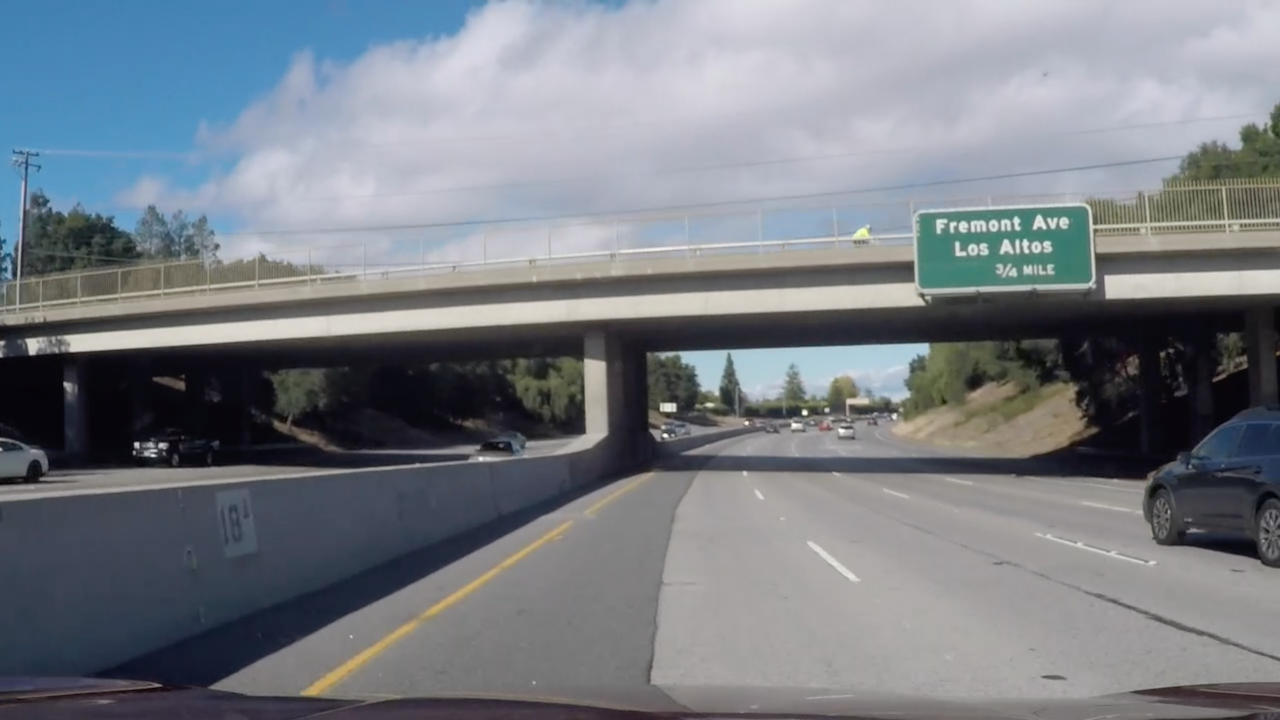
#> input picture v24_11_29/images/curve_lines1.jpg, 1280 x 720 px, given in place of project_video.mp4, which was not available
$ jupyter execute _04_video_v2.ipynb   (older library calls are emulated)   (text cells are left out)
#> lines starting #> are read from the running program, lines starting #| are printed output that depends on the picture; after the words box and inside, x2 and y2 are one past the last pixel; in counts of white or black regions, pixels touching at a corner belong together; pictures that were not available may be replaced by others from this repository, and a replacement may not be noted
[cell 1]
import cv2
import numpy as np
import pickle
import matplotlib.pyplot as plt

calibration_data = pickle.load(open('calibration_data.p','rb'))
#> (reads v24_11_29/calibration_data.p from the repository)

matrix = calibration_data['camera_matrix']
dist_coef = calibration_data['distortion_coefficient']

source_points = [(580, 460), (205, 720), (1110, 720), (703, 460)]
dest_points = [(320, 0), (320, 720), (960, 720), (960, 0)]

warp_matrix = cv2.getPerspectiveTransform(np.float32(source_points), np.float32(dest_points))
inv_warp_matrix = cv2.getPerspectiveTransform(np.float32(dest_points), np.float32(source_points))

p = { 'sat_thresh': 120, 'light_thresh': 40, 'light_thresh_agr': 205,
      'grad_thresh': (0.7, 1.4), 'mag_thresh': 40, 'x_thresh': 20 }

sat_thresh = 120
light_thresh = 40
light_thresh_agr = 205
grad_min = 0.7; grad_max = 1.4
mag_thresh = 40
x_thresh = 20

def birdeye_sky_view(ground_image):
    temp_image = cv2.undistort(ground_image, matrix, dist_coef, None, matrix)
    shape = (temp_image.shape[1] ,temp_image.shape[0]) # (width,height)
    # 위쪽에 이미 구해놓았음
    # warp_matrix = cv2.getPerspectiveTransform(np.float32(source_points), np.float32(dest_points))
    warp_image = cv2.warpPerspective(temp_image, warp_matrix, shape, flags=cv2.INTER_LINEAR)

    return warp_image

def apply_color_mask(img_hls):
    img_l = img_hls[:, :, 1]
    img_s = img_hls[:, :, 2]
    color_cond1 = (img_s > sat_thresh) & (img_l > light_thresh)
    color_cond2 = img_l > light_thresh_agr
    b = np.zeros_like(img_s)
    b[(color_cond1 | color_cond2)] = 1
    return b

def scale_abs(x, m=255):
    x = np.absolute(x)
    x = np.uint8(m * x / np.max(x))
    return x

def roi(gray, mn = 125, mx = 1200):
  m = np.copy(gray) + 1
  m[:, :mn] = 0
  m[:, mx:] = 0
  return m

# [11 lines of commented-out code are left out]

def apply_sobel_mask(img_hls):
    img_l = img_hls[:, :, 1]
    img_s = img_hls[:, :, 2]
    img_z = np.zeros_like(img_s)
    lx = cv2.Sobel(img_l, cv2.CV_64F, 1, 0, ksize = 5)
    ly = cv2.Sobel(img_l, cv2.CV_64F, 0, 1, ksize = 5)
    gradl = np.arctan2(np.absolute(ly), np.absolute(lx))
    l_mag = np.sqrt(lx**2 + ly**2)
    slm, slx, sly = scale_abs(l_mag), scale_abs(lx), scale_abs(ly)
    b = np.zeros_like(img_s)
    sobel_cond1 = slm > mag_thresh
    sobel_cond2 = slx > x_thresh
    sobel_cond3 = (gradl > grad_min) & (gradl < grad_max)
    b[(sobel_cond1 & sobel_cond2 & sobel_cond3)] = 1
    return b

def sobel_breakdown(img): #RGB
    img_hls = cv2.cvtColor(img, cv2.COLOR_RGB2HLS)
    img_l = img_hls[:, :, 1]
    img_s = img_hls[:, :, 2]
    img_z = np.zeros_like(img_s)
    lx = cv2.Sobel(img_l, cv2.CV_64F, 1, 0, ksize = 5)
    ly = cv2.Sobel(img_l, cv2.CV_64F, 0, 1, ksize = 5)
    gradl = np.arctan2(np.absolute(ly), np.absolute(lx))
    l_mag = np.sqrt(lx**2 + ly**2)
    slm, slx, sly = scale_abs(l_mag), scale_abs(lx), scale_abs(ly)
    sobel_cond1 = slm > mag_thresh
    sobel_cond2 = slx > x_thresh
    sobel_cond3 = (gradl > grad_min) & (gradl < grad_max)
    b1, b2, b3 = img_z.copy(), img_z.copy(), img_z.copy()
    b1[(sobel_cond1)] = 255
    b2[(sobel_cond2)] = 255
    b3[(sobel_cond3)] = 255
    return np.dstack((b1, b2,b3))

def color_breakdown(rgb_image):
    img_hls = cv2.cvtColor(rgb_image, cv2.COLOR_RGB2HLS)
    img_l = img_hls[:, :, 1]
    img_s = img_hls[:, :, 2]
    img_z = np.zeros_like(img_s)
    color_cond1 = (img_s > sat_thresh) & (img_l > light_thresh)
    color_cond2 = img_l > light_thresh_agr
    b1, b2 = img_z.copy(), img_z.copy()
    b1[(color_cond1)] = 255
    b2[(color_cond2)] = 255
    return np.dstack((b1, b2, img_z))

def lane_filter_apply(rgb_image):
    img_hls = cv2.cvtColor(rgb_image, cv2.COLOR_BGR2HLS)
    color_img = apply_color_mask(img_hls)
    sobel_img = apply_sobel_mask(img_hls)
    filtered_img = cv2.bitwise_or(sobel_img, color_img)
    return filtered_img

#여기부터는 curve fit 용

def next_y(w, h=720, window_height=80):
  y_lo = h - (w + 1) * window_height
  y_hi = h - w * window_height
  return y_lo, y_hi

def next_x(current ,margin=100):
  x_left = current - margin
  x_right = current + margin
  return x_left, x_right

def next_midx(current, all_pixels_x, pixel_indices, min_pix=50):
    if len(pixel_indices) > min_pix:
      current = int(np.mean(all_pixels_x[pixel_indices]))
    return current

def indices_within_boundary(all_pixels_x, all_pixels_y, y_lo, y_hi, x_left, x_right):
  cond1 = all_pixels_y >= y_lo
  cond2 = all_pixels_y < y_hi
  cond3 = all_pixels_x >= x_left
  cond4 = all_pixels_x < x_right
  return (cond1 & cond2 & cond3 & cond4 ).nonzero()[0]

def get_real_curvature(xs, ys, xm_per_pix=(3.7/700), ym_per_pix=(30/720)):
    return np.polyfit(ys * ym_per_pix, xs * xm_per_pix, 2)

def radius_of_curvature(y, f):
    return ((1 + (2 * f[0] * y + f[1])**2)**(1.5)) / np.absolute(2 * f[0])

def pixel_locations(all_pixels_x, all_pixels_y, indices):
    return all_pixels_x[indices], all_pixels_y[indices]

def curves_fit(binary):
  number_of_windows = 9
  margin = 100
  minimum_pixels = 50
  ym_per_pix = 30 / 720
  xm_per_pix = 3.7 / 700
  glo_left_pixels_indices, glo_right_pixels_indices = [], []
  left_pixels_x, left_pixels_y = None, None
  right_pixels_x, right_pixels_y = None, None
  left_fit_curve_pix, right_fit_curve_pix = None, None
  left_fit_curve_f, right_fit_curve_f = None, None
  left_radius, right_radius = None, None
  vehicle_position, vehicle_position_words = None, None
  result = {}

  # store details
  out_img = np.dstack((binary, binary, binary)) * 255
  h, w = binary.shape[0], binary.shape[1]
  mid = h/2
  window_height = int(h / number_of_windows)
  all_pixels_x = np.array(binary.nonzero()[1])
  all_pixels_y = np.array(binary.nonzero()[0])

  # start : w 각 세로라인별 합을 구해서 그값이 가장 큰 세로줄을 시작으로 (좌/우 구분해서)
  hist = np.sum(binary[int(h / 2):, :], axis = 0)
  mid = int(hist.shape[0] / 2)
  mid_leftx = np.argmax(hist[:mid])
  mid_rightx = np.argmax(hist[mid:]) + mid

  left_pixels_indices, right_pixels_indices = [], []
  x, y = [None, None, None, None], [None, None]

  for w in range(number_of_windows):
    y[0], y[1] = next_y(w)
    x[0], x[1] = next_x(mid_leftx)
    x[2], x[3] = next_x(mid_rightx)

    cv2.rectangle(out_img, (x[0], y[0]), (x[1], y[1]), (255, 0, 0), thickness=4)
    cv2.rectangle(out_img, (x[2], y[0]), (x[3], y[1]), (0, 255, 0), thickness=4)

    curr_left_pixels_indices = indices_within_boundary(all_pixels_x, all_pixels_y, y[0], y[1], x[0], x[1])
    curr_right_pixels_indices = indices_within_boundary(all_pixels_x, all_pixels_y,y[0], y[1], x[2], x[3])

    left_pixels_indices.append(curr_left_pixels_indices)
    right_pixels_indices.append(curr_right_pixels_indices)

    mid_leftx = next_midx(mid_leftx, all_pixels_x, curr_left_pixels_indices)
    mid_rightx = next_midx(mid_rightx, all_pixels_x, curr_right_pixels_indices)

  glo_left_pixels_indices = np.concatenate(left_pixels_indices)
  glo_right_pixels_indices = np.concatenate(right_pixels_indices)

  left_pixels_x, left_pixels_y = pixel_locations(all_pixels_x, all_pixels_y, glo_left_pixels_indices)
  right_pixels_x, right_pixels_y = pixel_locations(all_pixels_x, all_pixels_y, glo_right_pixels_indices)

  left_fit_curve_f = get_real_curvature(left_pixels_x, left_pixels_y)
  right_fit_curve_f = get_real_curvature(right_pixels_x, right_pixels_y)

  left_radius = radius_of_curvature(h * ym_per_pix, left_fit_curve_f)
  right_radius = radius_of_curvature(h *  ym_per_pix, right_fit_curve_f)

  #plot
  out_img[left_pixels_y, left_pixels_x] = [255, 0, 255]
  out_img[right_pixels_y, right_pixels_x] = [0, 255, 255]

  left_fit_curve_pix = np.polyfit(left_pixels_y, left_pixels_x, 2)
  right_fit_curve_pix = np.polyfit(right_pixels_y, right_pixels_x, 2)

  kl, kr = left_fit_curve_pix, right_fit_curve_pix
  ys = np.linspace(0, h - 1, h)

  left_xs = kl[0] * (ys**2) + kl[1] * ys + kl[2]
  right_xs = kr[0] * (ys**2) + kr[1] * ys + kr[2]

  xls, xrs, ys = left_xs.astype(np.uint32), right_xs.astype(np.uint32), ys.astype(np.uint32)

  t=4
  for xl, xr, y in zip(xls, xrs, ys):
      cv2.line(out_img, (xl - t, y), (xl + t, y), (255, 255, 0), int(t / 2))
      cv2.line(out_img, (xr - t, y), (xr + t, y), (0, 0, 255), int(t / 2))

  #update_vehicle_position
  y = h
  mid = w / 2
  kl, kr = left_fit_curve_pix, right_fit_curve_pix
  xl = kl[0] * (y**2) + kl[1]* y + kl[2]
  xr = kr[0] * (y**2) + kr[1]* y + kr[2]
  pix_pos = xl + (xr - xl) / 2
  vehicle_position = (pix_pos - mid) * xm_per_pix

  if vehicle_position < 0:
    vehicle_position_words = str(np.absolute(np.round(vehicle_position, 2))) + " m left of center"
  elif vehicle_position > 0:
    vehicle_position_words = str(np.absolute(np.round(vehicle_position, 2))) + " m right of center"
  else:
    vehicle_position_words = "at the center"


  result = {
    'image': out_img,
    'left_radius': left_radius,
    'right_radius': right_radius,
    'real_left_best_fit_curve': left_fit_curve_f,
    'real_right_best_fit_curve': right_fit_curve_f,
    'pixel_left_best_fit_curve': left_fit_curve_pix,
    'pixel_right_best_fit_curve': right_fit_curve_pix,
    'vehicle_position': vehicle_position,
    'vehicle_position_words': vehicle_position_words
  }
  return result

def project_image(ground_image, sky_lane, left_fit, right_fit, color = (0, 255, 0)):
    z = np.zeros_like(sky_lane)
    sky_lane = np.dstack((z, z, z))

    kl, kr = left_fit, right_fit
    h = sky_lane.shape[0]
    ys = np.linspace(0, h - 1, h)
    lxs = kl[0] * (ys**2) + kl[1]* ys +  kl[2]
    rxs = kr[0] * (ys**2) + kr[1]* ys +  kr[2]

    pts_left = np.array([np.transpose(np.vstack([lxs, ys]))])
    pts_right = np.array([np.flipud(np.transpose(np.vstack([rxs, ys])))])
    pts = np.hstack((pts_left, pts_right))

    cv2.fillPoly(sky_lane, np.int_(pts), color)

    shape = (sky_lane.shape[1], sky_lane.shape[0])
    ground_lane = cv2.warpPerspective(sky_lane, inv_warp_matrix, shape)

    result = cv2.addWeighted(ground_image, 1, ground_lane, 0.3, 0)
    return result


def process_video(input_video_path):
    cap = cv2.VideoCapture(input_video_path)
    if not cap.isOpened():
        print('동영상을 열 수 없습니다.')
        exit(1)

    frame_num = cap.get(cv2.CAP_PROP_FRAME_COUNT)
    while True:
        ret, frame = cap.read()
        if not ret:
            break

        frame = cv2.cvtColor(frame, cv2.COLOR_BGR2RGB)

        try:
            img_binary = lane_filter_apply(frame)
            birdview_image = birdeye_sky_view(img_binary)
            roi_image = roi(birdview_image, mn=125, mx=1200)

            birdeye_color = birdeye_sky_view(frame)
            sobel_breakdown_img = sobel_breakdown(birdeye_color)
            sobel_breakdown_img = cv2.cvtColor(sobel_breakdown_img, cv2.COLOR_RGB2BGR)
            color_breakdown_img = color_breakdown(birdeye_color)
            color_breakdown_img = cv2.cvtColor(color_breakdown_img, cv2.COLOR_RGB2BGR)

            result = curves_fit(birdview_image)
            processed_frame = project_image(frame, birdview_image, result['pixel_left_best_fit_curve'], result['pixel_right_best_fit_curve'])
            processed_frame = cv2.cvtColor(processed_frame, cv2.COLOR_RGB2BGR)

            # 최종 영상의 크기 가져오기
            final_height, final_width = processed_frame.shape[:2]

            # 상단 영상 크기 조정 (최종 영상의 1/4 크기)
            resized_height = final_height // 4
            resized_width = final_width // 4

            birdview_image2 = cv2.resize(birdeye_color, (resized_width, resized_height), interpolation=cv2.INTER_AREA)
            sobel_breakdown_img = cv2.resize(sobel_breakdown_img, (resized_width, resized_height), interpolation=cv2.INTER_AREA)
            color_breakdown_img = cv2.resize(color_breakdown_img, (resized_width, resized_height), interpolation=cv2.INTER_AREA)

            # 수정된 부분: 마지막 이미지를 curves_fit 결과로 변경
            curves_fit_image = cv2.resize(result['image'], (resized_width, resized_height), interpolation=cv2.INTER_AREA)


            # 상단 이미지들을 hconcat으로 합침
            top_row = np.concatenate((birdview_image2, sobel_breakdown_img, color_breakdown_img, curves_fit_image), axis=1)

            # 프레임 번호 추가
            frame_now = cap.get(cv2.CAP_PROP_POS_FRAMES)
            processed_frame = cv2.putText(processed_frame, f'{int(frame_now):04d} / {int(frame_num):04d}', (10, 30),
                                        cv2.FONT_HERSHEY_PLAIN, 2, (0, 0, 255), 2)

            # 상단 이미지와 하단 이미지를 vconcat으로 합침
            final_result = np.concatenate((top_row, processed_frame), axis=0)

            cv2.imshow('Final Result', final_result)

        except Exception as e:
            print(f"Error processing frame {cap.get(cv2.CAP_PROP_POS_FRAMES)}: {e}")

        if cv2.waitKey(33) == 27:
            break

    cap.release()
    cv2.destroyAllWindows()

[cell 2]
input_video = 'videos/project_video.mp4'  # 입력 비디오 파일 경로
process_video(input_video)
#> in process_video, frame is the input picture: shape (720, 1280, 3); mean B, G, R 132.9, 125.7, 120.2
#> in apply_color_mask, `color_cond1 = (img_s > sat_thresh) & (img_l > light_thresh)`:
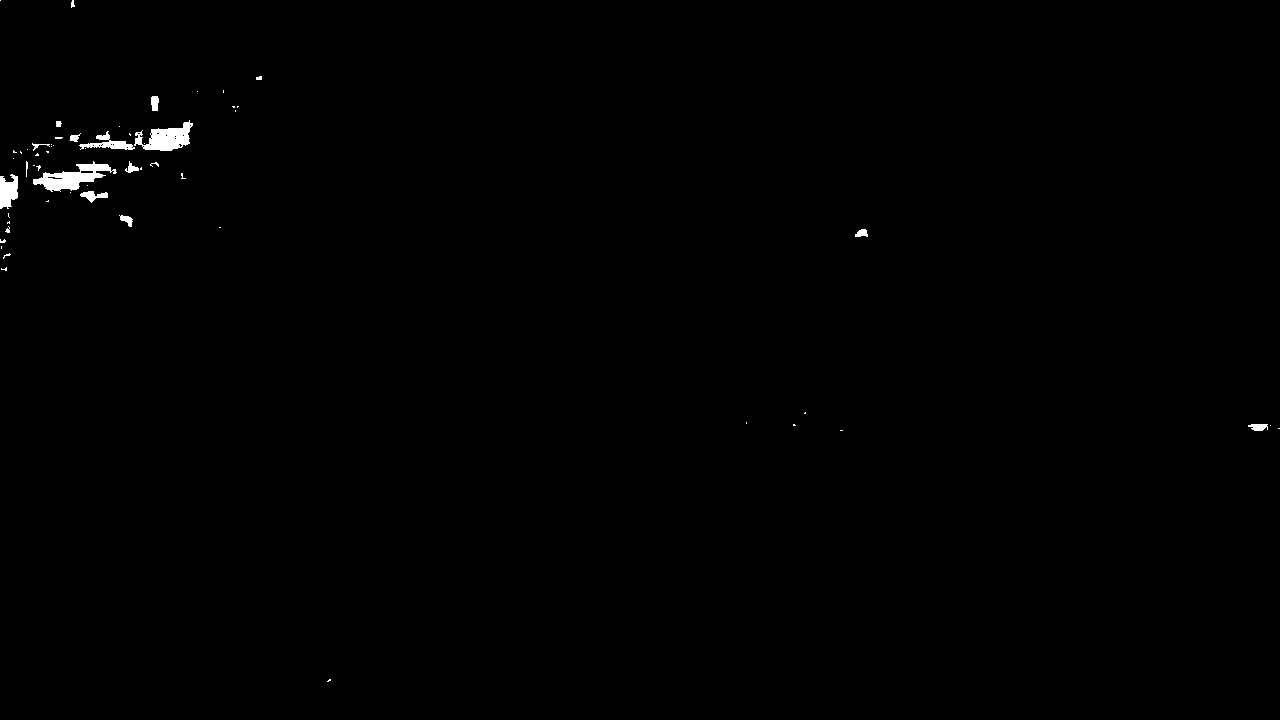
#> color_cond1: shape (720, 1280) bool; 0.43% white; 59 white regions (43 under 20 px), largest, box (x1, y1, x2, y2) and area: (33, 161, 117, 192) 1097, (134, 120, 193, 151) 972, (0, 174, 18, 209) 468
#> in process_video, `sobel_breakdown_img = sobel_breakdown(birdeye_color)`:
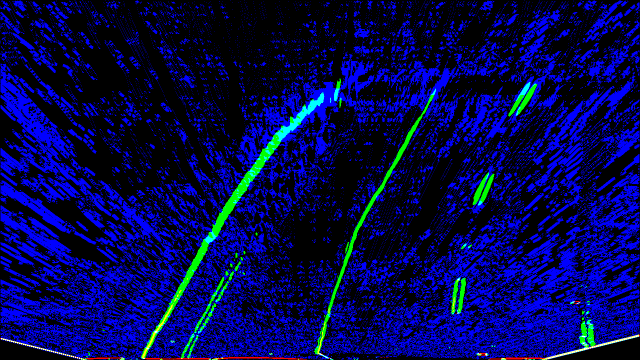
#> sobel_breakdown_img: shape (720, 1280, 3) (shown at 1/2 size); mean R, G, B 1, 6.3, 80.1
#> in color_breakdown, `color_cond2 = img_l > light_thresh_agr`:
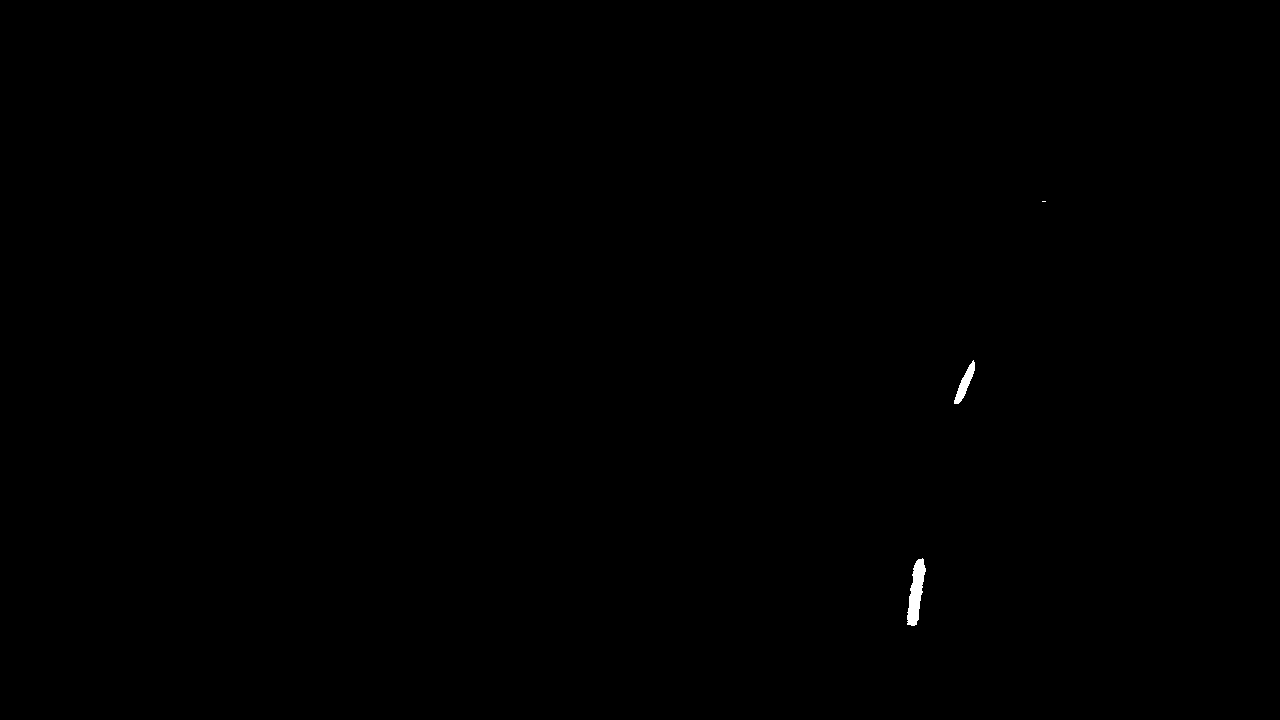
#> color_cond2: shape (720, 1280) bool; 0.12% white; 3 white regions (1 under 20 px), largest, box (x1, y1, x2, y2) and area: (907, 558, 926, 626) 737, (954, 360, 975, 404) 341
#> in curves_fit, `all_pixels_x = np.array(binary.nonzero()[1])`: all_pixels_x = 16332 values, max 1190 at index 16041, min 239 at index 16304, mean 618.8
#> in curves_fit, `all_pixels_y = np.array(binary.nonzero()[0])`: all_pixels_y = 16332 values from 144 to 718
#> in curves_fit, `hist = np.sum(binary[int(h / 2):, :], axis = 0)`: hist = 1280 values, max 67 at index 919, min 0 at index 0, mean 6.25
#> in curves_fit, `mid_leftx = np.argmax(hist[:mid])`: mid_leftx = 467
#> in curves_fit, `mid_rightx = np.argmax(hist[mid:]) + mid`: mid_rightx = 919
#> the loop in curves_fit, `for w in range(number_of_windows):` made 9 passes
#> (mid_leftx, mid_rightx) on passes 2 to 5: (371, 916), (395, 916), (443, 952), (494, 968)
#> after the loop in curves_fit, `for w in range(number_of_windows):`: left_pixels_indices = 9 items; x = [581, 781, 931, 1131]; y = [0, 80]
#> in curves_fit, `glo_left_pixels_indices = np.concatenate(left_pixels_indices)`: glo_left_pixels_indices = 10078 values, max 16316 at index 6, min 0 at index 9927, mean 7491.4
#> in curves_fit, `glo_right_pixels_indices = np.concatenate(right_pixels_indices)`: glo_right_pixels_indices = 3048 values, max 16331 at index 21, min 118 at index 3016, mean 8371.2
#> in curves_fit, `left_pixels_x, left_pixels_y = pixel_locations(all_pixels_x, all_pixel..`: left_pixels_x = 10078 values, max 688 at index 9938, min 367 at index 7, mean 514.3; left_pixels_y = 10078 values, max 717 at index 5, min 144 at index 9927, mean 343
#> in curves_fit, `right_pixels_x, right_pixels_y = pixel_locations(all_pixels_x, all_pix..`: right_pixels_x = 3048 values, max 1083 at index 3025, min 868 at index 2101, mean 970.4; right_pixels_y = 3048 values, max 718 at index 19, min 157 at index 3016, mean 398.4
#> in curves_fit, `left_fit_curve_f = get_real_curvature(left_pixels_x, left_pixels_y)`: left_fit_curve_f = [0.00265, -0.172, 4.59]
#> in curves_fit, `right_fit_curve_f = get_real_curvature(right_pixels_x, right_pixels_y)`: right_fit_curve_f = [0.0011, -0.0715, 5.95]
#> in curves_fit, `left_radius = radius_of_curvature(h * ym_per_pix, left_fit_curve_f)`: left_radius = 188.7
#> in curves_fit, `right_radius = radius_of_curvature(h *  ym_per_pix, right_fit_curve_f)`: right_radius = 453.9
#> in curves_fit, `left_fit_curve_pix = np.polyfit(left_pixels_y, left_pixels_x, 2)`: left_fit_curve_pix = [0.000871, -1.36, 867.9]
#> in curves_fit, `right_fit_curve_pix = np.polyfit(right_pixels_y, right_pixels_x, 2)`: right_fit_curve_pix = [0.000362, -0.564, 1125.6]
#> in curves_fit, `kl, kr = left_fit_curve_pix, right_fit_curve_pix`: kl = [0.000871, -1.36, 867.9]; kr = [0.000362, -0.564, 1125.6]
#> in curves_fit, `left_xs = kl[0] * (ys**2) + kl[1] * ys + kl[2]`: left_xs = 720 values, max 867.9 at index 0, min 340.6 at index 719, mean 529.4
#> in curves_fit, `right_xs = kr[0] * (ys**2) + kr[1] * ys + kr[2]`: right_xs = 720 values, max 1125.6 at index 0, min 907.4 at index 719, mean 985.4
#> in curves_fit, `xls, xrs, ys = left_xs.astype(np.uint32), right_xs.astype(np.uint32), ..`: xls = 720 values, max 867 at index 0, min 340 at index 716, mean 528.9; xrs = 720 values, max 1125 at index 0, min 907 at index 707, mean 984.9
#> the loop in curves_fit, `for xl, xr, y in zip(xls, xrs, ys):` made 720 passes
#> (xl, xr) on passes 1 to 3: (867, 1125), (866, 1125), (865, 1124)
#> in curves_fit, `mid = w / 2`: mid = 4
#> in curves_fit, `xl = kl[0] * (y**2) + kl[1]* y + kl[2]`: xl = 340.5
#> in curves_fit, `xr = kr[0] * (y**2) + kr[1]* y + kr[2]`: xr = 907.4
#> in curves_fit, `pix_pos = xl + (xr - xl) / 2`: pix_pos = 623.9
#> in curves_fit, `vehicle_position = (pix_pos - mid) * xm_per_pix`: vehicle_position = 3.28
#> in curves_fit, `vehicle_position_words = str(np.absolute(np.round(vehicle_position, 2)..`: vehicle_position_words = '3.28 m right of center'
#> in process_video, `result = curves_fit(birdview_image)`: result = 9 items
#> in project_image, `kl, kr = left_fit, right_fit`: kl = [0.000871, -1.36, 867.9]; kr = [0.000362, -0.564, 1125.6]
#> in project_image, `lxs = kl[0] * (ys**2) + kl[1]* ys +  kl[2]`: lxs has the same summary as left_xs in curves_fit
#> in project_image, `rxs = kr[0] * (ys**2) + kr[1]* ys +  kr[2]`: rxs has the same summary as right_xs in curves_fit
#> in project_image, `pts_left = np.array([np.transpose(np.vstack([lxs, ys]))])`: pts_left = 720 pairs, first value 340.6 to 867.9, second value 0 to 719
#> in project_image, `pts_right = np.array([np.flipud(np.transpose(np.vstack([rxs, ys])))])`: pts_right = 720 pairs, first value 907.4 to 1125.6, second value 0 to 719
#> in project_image, `pts = np.hstack((pts_left, pts_right))`: pts = 1440 pairs, first value 340.6 to 1125.6, second value 0 to 719
#> in process_video, `frame_now = cap.get(cv2.CAP_PROP_POS_FRAMES)`: frame_now = 0
#> (key Esc is pressed here)
